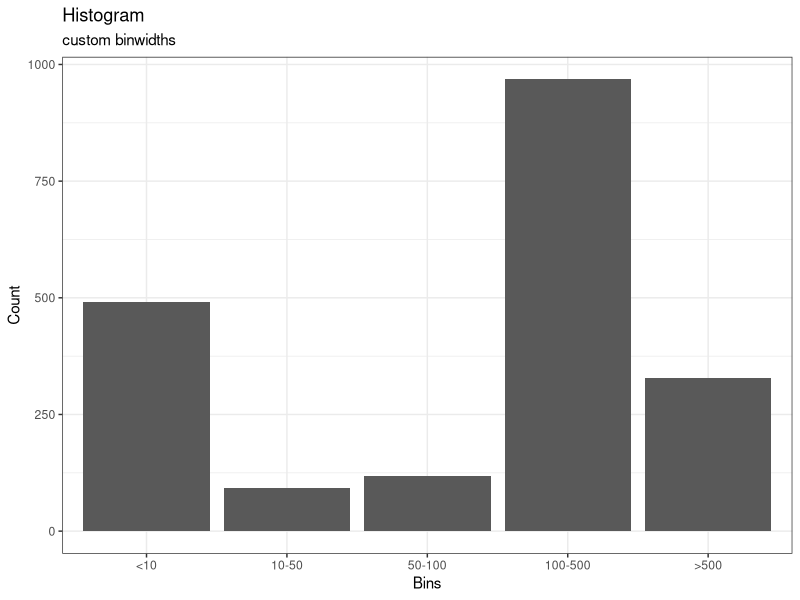

The R source for this figure:
## ---- chunk 1
knitr::opts_chunk$set(echo = TRUE)
library(tidyverse)
library(lubridate)
library(dplyr)
## ---- chunk 2
#Variable set up
timeseries <- c(seq(1:1000))
bins <- c(10,25,100,500)
colnames <- 0

#Creates col names based on bins - Whoohooo!!!
for (i in 1:(length(bins)+1)){
  if (i==1){
    colnames[i] <- paste0("<", as.character(bins[i]))
  }
  else if (i==length(bins)+1){
   colnames[i] <- paste0(">", as.character(bins[i-1])) 
  }
  else {
    colnames[i] <- paste(as.character(bins[i-1]), as.character(bins[i]), sep="-")
  }
}

#Simple variable binning - I'm on fucking fire
for (i in 1:length(timeseries)){
  for (j in 0:length(bins)){
    if (j == 0 && timeseries[i] <= bins[j+1]){
      print(paste("<=", bins[j+1], timeseries[i]))
    }
    else if (j == length(bins) && timeseries[i] > bins[j]){
      print(paste(">", bins[j], timeseries[i]))
    }
    else if (timeseries[i] > bins[j] && timeseries[i] <= bins[j+1]){
      print(paste(paste(bins[j], bins[j+1], sep = " to "), timeseries[i]))
    }
  }
}

## ---- chunk 3
#Variable set up
set.seed(5)
y <- 30 # number of days
price <- rnorm(24*y, mean = 200, sd = 300) # price w/ norm dist
datetime <- as.POSIXct("2018-01-01 00:00:00", tz = "UTC")
datetime <- seq.POSIXt(from = datetime, length.out = y*24, by = "1 hour")
time <- hour(datetime)
timeseries <- tibble(time, price) 
bins <- c(10,500)
colnames <- 0

#Creates col names based on bins
bins <- bins %>% 
  sort()

for (i in 1:(length(bins)+1)){
  if (i==1){
    colnames[i] <- paste0("<", as.character(bins[i]))
  }
  else if (i==length(bins)+1){
   colnames[i] <- paste0(">", as.character(bins[i-1])) 
  }
  else {
    colnames[i] <- paste(as.character(bins[i-1]), as.character(bins[i]), sep="-")
  }
}

#Creates Markov relations col names
colnames2 <- 0
n=1
for (i in 1:length(colnames)){
  for (j in 1:length(colnames)){
   colnames2[n] <- paste(colnames[i], colnames[j], sep=" to ")
   n = n+1
  }
}

#Creates output dataframe
out_scratch1 <- rep(0, times = length(colnames2))
out_scratch2 <- replicate(out_scratch1, n = 24^2)

# Variable filters
# hr <- time
# jp <- seq(1:24)-1
# 
# for (i in 1:length(hr)){
#   for(j in 1:length(jp)){
#     if(hr[i]+jp[j] > 23){
#       jphr = hr[i]+jp[j]-23
#     } else {
#       jphr = hr[i]+jp[j]
#     }
#     scratch <- timeseries %>% 
#       filter(time %in% c(hr[i], jphr))
#     #print(paste(hr[i],jp[j],jphr)) #check jump hour
#   }
# }

#Markov binning - Now this is huge!!!
c <- c(rep(0, (length(bins)+1)))
d <- replicate(n = length(c), c) #Maybe there is a way to get count directly into colnames 2
for (i in 1:(length(timeseries$time)-1)){
  for (j in 0:length(bins)){
    # Checks for lowest bin value
    if (j == 0 && timeseries$price[i] <= bins[j+1]){
      for (k in 0:length(bins)){
        # Checks for intersection of lowest values
        if (k == 0 && timeseries$price[i+1] <= bins[k+1]){
          d[k+1] = d[k+1]+1
        }
        # Checks for low + high
        else if (k == length(bins) && timeseries$price[i+1] > bins[k]){
          d[k+1] = d[k+1]+1
        }
        # Checks for everything else
        else if (timeseries$price[i+1] > bins[k] && timeseries$price[i+1] <= bins[k+1]){
          d[k+1] = d[k+1]+1
        }
      }
      # Keep for normalization!!!
      c[j+1] = c[j+1]+1
    }
    # Checks for highest bin value
    else if (j == length(bins) && timeseries$price[i] > bins[j]){
      for (k in 0:length(bins)){
        # Checks for intersection of high + low
        if (k == 0 && timeseries$price[i+1] <= bins[k+1]){
          d[j*(j+1)+k+1] = d[j*(j+1)+k+1]+1
        }
        # Checks for intersection of high values
        else if (k == length(bins) && timeseries$price[i+1] > bins[k]){
          d[j*(j+1)+k+1] = d[j*(j+1)+k+1]+1
        }
        # Checks for everything else
        else if (timeseries$price[i+1] > bins[k] && timeseries$price[i+1] <= bins[k+1]){
          d[j*(j+1)+k+1] = d[j*(j+1)+k+1]+1
        }
      }
      # Keep for normalization!!!
      c[j+1] = c[j+1]+1
    }
    else if (timeseries$price[i] > bins[j] && timeseries$price[i] <= bins[j+1]){
      for (k in 0:length(bins)){
        # Checks for intersection of ???+low
        if (k == 0 && timeseries$price[i+1] <= bins[k+1]){
          d[j*(length(bins)+1)+k+1] = d[j*(length(bins)+1)+k+1]+1
        }
        # Checks for intersection of ???+high
        else if (k == length(bins) && timeseries$price[i+1] > bins[k]){
          d[j*(length(bins)+1)+k+1] = d[j*(length(bins)+1)+k+1]+1
        }
        # Checks for everything else
        else if (timeseries$price[i+1] > bins[k] && timeseries$price[i+1] <= bins[k+1]){
          d[j*(length(bins)+1)+k+1] = d[j*(length(bins)+1)+k+1]+1
        }
      }
      #Keep for normalization!!!
      c[j+1] = c[j+1]+1
    }
  }
}
# Normalization


# Converts Output
# May nneed to change d[i]
for (i in 1:(length(c)^2)){
  out_scratch2[i] = d[i]
}
out_scratch3 <- as.data.frame(out_scratch2)
out_scratch3 <- t(out_scratch3)
colnames(out_scratch3) <- colnames2
output <- as.data.frame(out_scratch3) %>% 
  mutate(hour = rep(0:23, times = 1, each = 24),
                 jump = rep((seq(1:24)-1), 24)) %>% 
  relocate(jump) %>% 
  relocate(hour)

# #Simple binning
# c <- c(rep(0, (length(bins)+1)))
# d <- replicate(n = length(c), c) #Maybe there is a way to get count directly into colnames 2
# for (i in 1:length(timeseries$time)){
#   for (j in 0:length(bins)){
#     if (j == 0 && timeseries$price[i] <= bins[j+1]){
#       #print(paste("<=", bins[j+1], timeseries$price[i]))
#       c[j+1] = c[j+1]+1
#     }
#     else if (j == length(bins) && timeseries$price[i] > bins[j]){
#       #print(paste(">", bins[j], timeseries$price[i]))
#       c[j+1] = c[j+1]+1
#     }
#     else if (timeseries$price[i] > bins[j] && timeseries$price[i] <= bins[j+1]){
#       #print(paste(paste(bins[j], bins[j+1], sep = " to "), timeseries$price[i]))
#       c[j+1] = c[j+1]+1
#     }
#   }
# }

## ---- chunk 4
# custom binned graphing
timeseries <- rnorm(2000, mean = 200, sd = 300)
bins <- c(10,50,100,500)
colnames <- 0

# creates col names based on bins - Whoohooo!!!
for (i in 1:(length(bins)+1)){
  if (i==1){
    colnames[i] <- paste0("<", as.character(bins[i]))
  }
  else if (i==length(bins)+1){
   colnames[i] <- paste0(">", as.character(bins[i-1])) 
  }
  else {
    colnames[i] <- paste(as.character(bins[i-1]), as.character(bins[i]), sep="-")
  }
}

count = c(rep(0, (length(bins)+1)))
for (i in 1:length(timeseries)){
  for (j in 0:length(bins)){
    if (j == 0 && timeseries[i] <= bins[j+1]){
      count[j+1] = count[j+1]+1
    }
    else if (j == length(bins) && timeseries[i] > bins[j]){
      count[j+1] = count[j+1]+1
    }
    else if (timeseries[i] > bins[j] && timeseries[i] <= bins[j+1]){
      count[j+1] = count[j+1]+1
    }
  }
}

bin = as.factor(colnames) %>% 
  fct_relevel(colnames)

data = tibble(bin, count)

ggplot(data = data)+
  geom_col(aes(x = bin, y = count))+
  theme_bw()+
  labs(title="Histogram", x = "Bins", y = "Count",
       subtitle="custom binwidths")

